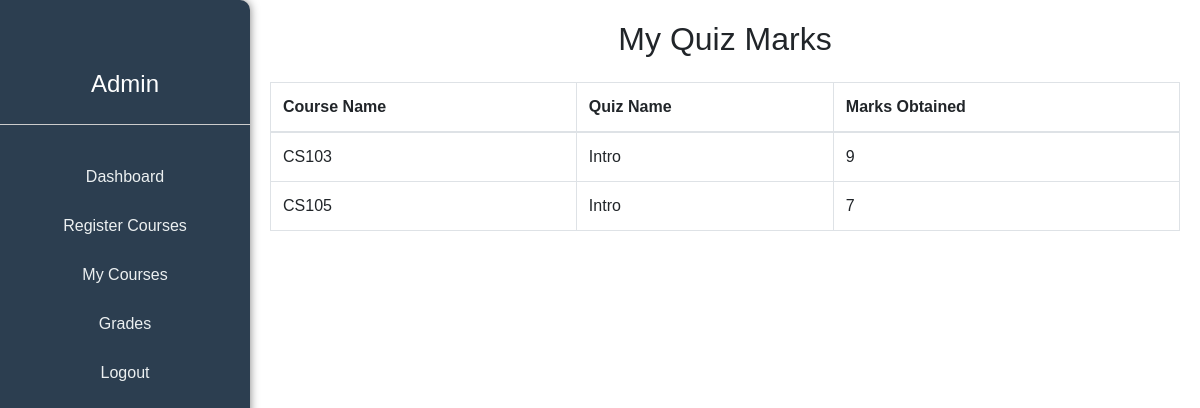
Page /oldProject/Student/student_quizes_grades.php (signed in) on the committed database.
### tables this page shows
CREATE TABLE `quizes` (
  `quiz_id` int(11) NOT NULL,
  `user_id` int(11) NOT NULL,
  `course_id` int(11) NOT NULL,
  `quiz_name` varchar(100) NOT NULL,
  `marks_obtained` float DEFAULT NULL
);

CREATE TABLE `courses` (
  `course_id` int(11) NOT NULL,
  `course_name` varchar(100) NOT NULL,
  `instructor_id` int(11) DEFAULT NULL,
  `course_description` text DEFAULT NULL,
  `semester` varchar(50) DEFAULT NULL,
  `major_id` int(11) NOT NULL
);

### oldProject/Student/student_quizes_grades.php (the view, shortened to what this page needs)
<?php
include('../includes/config.php');
$student_id = $_SESSION['student_id'];
$sql_quizes = "SELECT q.quiz_name, q.marks_obtained, c.course_name
               FROM quizes q
               INNER JOIN courses c ON q.course_id = c.course_id
               INNER JOIN registered_courses rc ON c.course_id = rc.course_id
               WHERE rc.student_id = $student_id";
$result_quizes = $conn->query($sql_quizes);
$quizes = array();
if ($result_quizes->num_rows > 0) {
    while ($row_quiz = $result_quizes->fetch_assoc()) {
        $quizes[] = $row_quiz;
    }
}
?>
<!DOCTYPE html>
<html lang="en">
<head>
    <link rel="stylesheet" href="https://stackpath.bootstrapcdn.com/bootstrap/4.5.2/css/bootstrap.min.css">
    <link rel="stylesheet" href="../css/styles.css">
</head>
<body>
    <?php include('student_navbar.php'); ?>
    <div class="content">
        <h2 class="text-center mb-4">My Quiz Marks</h2>
        <div class="table-responsive">
            <table class="table table-bordered">
                <thead>
                    <tr>
                        <th>Course Name</th>
                        <th>Quiz Name</th>
                        <th>Marks Obtained</th>
                    </tr>
                </thead>
                <tbody>
                    <?php foreach ($quizes as $quiz) { ?>
                        <tr>
                            <td><?php echo $quiz['course_name']; ?></td>
                            <td><?php echo $quiz['quiz_name']; ?></td>
                            <td><?php echo $quiz['marks_obtained']; ?></td>
                        </tr>
                    <?php } ?>
                </tbody>
            </table>
        </div>
    </div>
</body>
</html>

### oldProject/css/styles.css (style rules this page uses)
body { font-family: Arial, sans-serif; margin: 0; padding: 0; }
.content { margin-left: 250px; padding: 20px; transition: margin-left 0.3s ease; }

### rows in the picture
quizes: course.course_name "CS103", quiz_name "Intro", marks_obtained "9"
quizes: course.course_name "CS105", quiz_name "Intro", marks_obtained "7"
